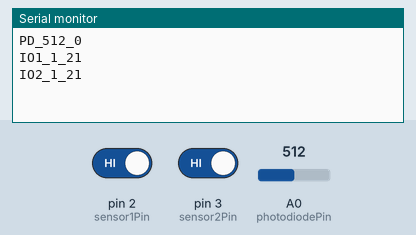
Simulated run of this sketch. Board: Arduino Uno, built with avr-gcc and run on an emulated ATmega328P. Parts: the last lines printed to the serial monitor. The test bench sets the inputs (shaded band); at power-on: A0 (photodiodePin) = 512, pin 2 (sensor1Pin) HIGH, pin 3 (sensor2Pin) HIGH.

Above: at 1.2 s.
1.3 s: A0 (photodiodePin) set to 716
At 2.3 s:
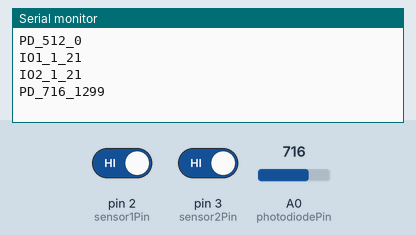
2.8 s: pin 2 (sensor1Pin) driven LOW
At 3.5 s:
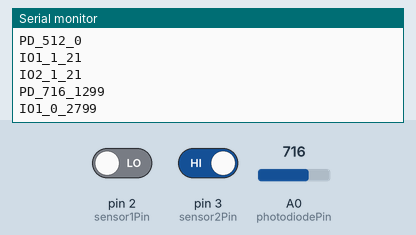
4.3 s: pin 3 (sensor2Pin) driven LOW
At 5.5 s:
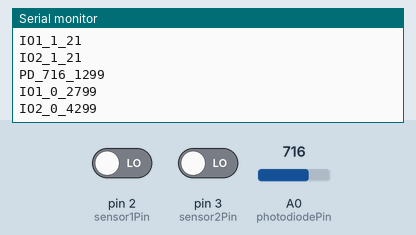
5.8 s: A0 (photodiodePin) set to 900
At 6.9 s:
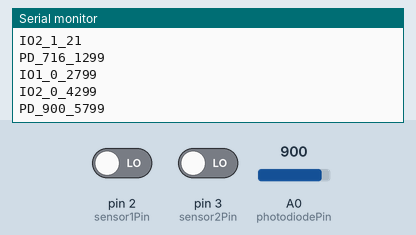
7.3 s: pin 2 (sensor1Pin) driven HIGH
At 8.1 s:
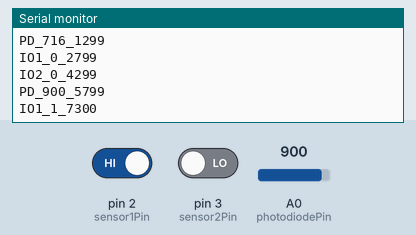
8.8 s: pin 3 (sensor2Pin) driven HIGH
At 9.2 s:
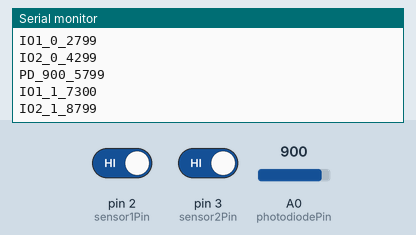
Timing chart, 0 to 11.3 s (numbered marks = the images above; inputs shaded):
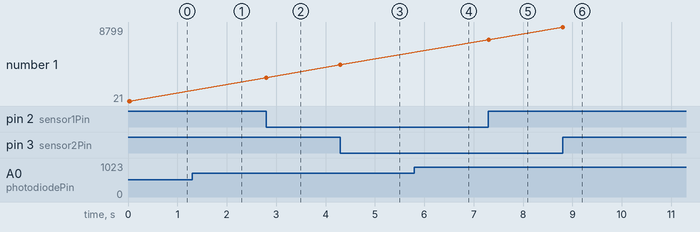

The sketch:

COD_ARDUINO_V1.ino
```cpp
// Define the pin numbers for the sensors
const int sensor1Pin = 2;
const int sensor2Pin = 3;
const int photodiodePin = A0;  // Analog pin for the photodiode

const int debounceDelay = 20;        // 50 ms debounce delay
const int photodiodeThreshold = 20;  // Threshold for photodiode changes

// Variables to store the sensor values and their previous states
int sensor1Value = 0;
int sensor2Value = 0;
int photodiodeValue = 0;
int prevSensor1Value = -1;
int prevSensor2Value = -1;
int prevPhotodiodeValue = -1;

unsigned long lastDebounceTime1 = 0;
unsigned long lastDebounceTime2 = 0;

void setup() {
  // Initialize the serial communication at 115200 baud rate
  Serial.begin(9600);

  // Set the sensor pins as input
  pinMode(sensor1Pin, INPUT);
  pinMode(sensor2Pin, INPUT);
}

void loop() {
  // Read the current sensor values
  int currentSensor1 = digitalRead(sensor1Pin);
  int currentSensor2 = digitalRead(sensor2Pin);
  int currentPhotodiode = analogRead(photodiodePin);  // Read photodiode value
  unsigned long currentTime = millis();

  // Debounce sensor 1
  if (currentSensor1 != prevSensor1Value && (currentTime - lastDebounceTime1) > debounceDelay) {
    lastDebounceTime1 = currentTime;
    prevSensor1Value = currentSensor1;
    sendSensorData("IO1", currentSensor1);
  }

  // Debounce sensor 2
  if (currentSensor2 != prevSensor2Value && (currentTime - lastDebounceTime2) > debounceDelay) {
    lastDebounceTime2 = currentTime;
    prevSensor2Value = currentSensor2;
    sendSensorData("IO2", currentSensor2);
  }

  // Send photodiode data only if it changes significantly (above the threshold)
  if (abs(currentPhotodiode - prevPhotodiodeValue) > photodiodeThreshold) {  // Threshold to reduce noise
    prevPhotodiodeValue = currentPhotodiode;
    sendSensorData("PD", currentPhotodiode);
  }
}

void sendSensorData(String sensor, int value) {
  // Include the timestamp (millis) when sending data
  unsigned long timestamp = millis();
  String data = sensor + "_" + String(value) + "_" + String(timestamp);
  Serial.println(data);
}
```

Measured:
- after the input at 1.3 s, the serial monitor: prints a new line at once (image 1)
- after the input at 2.8 s, the serial monitor: prints a new line at once (image 2)
- after the input at 4.3 s, the serial monitor: prints a new line at once (image 3)
- after the input at 5.8 s, the serial monitor: prints a new line at once (image 4)
- after the input at 7.3 s, the serial monitor: prints a new line at once (image 5)
- after the input at 8.8 s, the serial monitor: prints a new line at once (image 6)
- plotted number 1: 21 → 2799 after the input at 2.8 s, 2799 → 4299 after the input at 4.3 s, 4299 → 7300 after the input at 7.3 s, 7300 → 8799 after the input at 8.8 s
